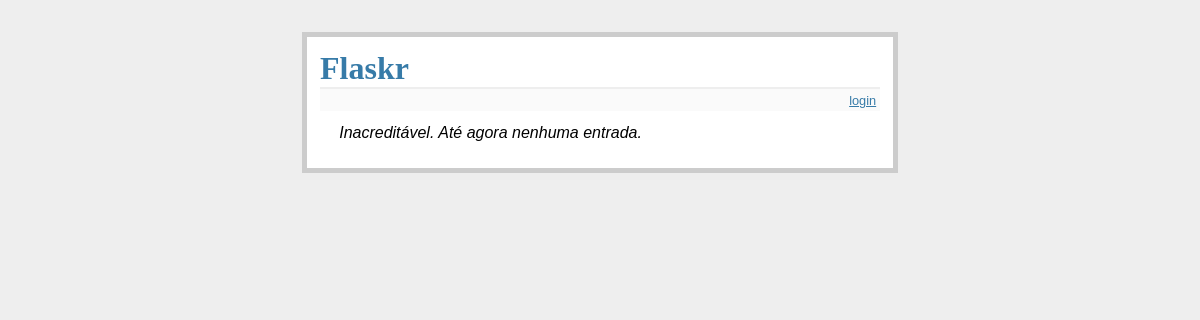
Before: / with the older database file.
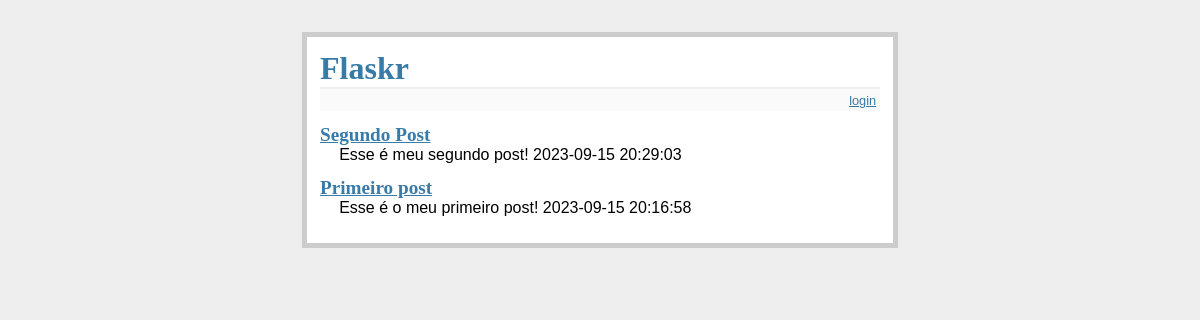
After: the same page with the newer database file.
### tables this page shows
CREATE TABLE posts (
    id  INTEGER PRIMARY KEY autoincrement,
    titulo STRING not null, 
    texto STRING not null,
    data_criacao TIMESTAMP NULL default current_timestamp
);

### app.py (the view)
@app.route('/')
def exibir_entradas():
    sql = "SELECT titulo, texto, data_criacao FROM posts ORDER BY id DESC"
    resultado = g.db.execute(sql)
    entrada = []
    for titulo, texto, data_criacao in resultado.fetchall():
        entrada.append(
            {
                "titulo": titulo,
                "texto":texto,
                "data_criacao":data_criacao
            }
        )
    return render_template('exibir_entradas.html', entradas=entrada) #referenciar posts

### app.py (called while the page is built)
def conectar():
    return sqlite3.connect(DATABASE)

@app.before_request
def before_request():
    g.db = conectar()

@app.teardown_request
def teardown_request(f):
    g.db.close()

### templates/exibir_entradas.html (shortened to what this page needs)
{% extends "layout.html" %}
{% block corpo %}
<ul class="entradas">
    {% for entrada in entradas %}
    <li>
        <a href="{{ url_for('exibir_entradas', id=loop.revindex)}}"><h2>{{ entrada.titulo }}</h2></a>
        {{ entrada.texto|safe|truncate(200)}} {{ entrada.data_criacao | safe | truncate(140) }}
        {% else %}
    <li><em>Inacreditável. Até agora nenhuma entrada.</em>
        {% endfor %}
</ul>
{% endblock %}

### templates/layout.html (shortened to what this page needs)
<!doctype html>
<head>
    <link rel="stylesheet" href=" {{ url_for('static', filename='style.css') }}">
</head>
<body>
    <div class="pagina">
        <h1>Flaskr</h1>
        <div class="metanav">
            {% if not session.logado %}
            <a href="{{ url_for('login') }}">login</a>
            {% else %}
            <a href="{{ url_for('logout') }}">logout</a>
            {% endif %}
        </div>
        {% block corpo %}
        {% endblock %}
    </div>
</body>

### static/style.css (style rules this page uses)
body { font-family: sans-serif; background: #eee; }
a, h1, h2 { color: #377BA8; }
h1, h2 { font-family: 'Georgia', serif; margin: 0; }
h1 { border-bottom: 2px solid #eee; }
h2 { font-size: 1.2em; }
.pagina { margin: 2em auto; width: 35em; border: 5px solid #ccc; padding: 0.8em; background: white; }
.entradas { list-style: none; margin: 0; padding: 0; }
.entradas li { margin: 0.8em 1.2em; }
.entradas li h2 { margin-left: -1em; }
.metanav { text-align: right; font-size: 0.8em; padding: 0.3em; margin-bottom: 1em; background: #fafafa; }

Changed rows visible on the page:
added posts: titulo "Segundo Post", texto "Esse é meu segundo post!", data_criacao "2023-09-15 20:29:03"
added posts: titulo "Primeiro post", texto "Esse é o meu primeiro post!", data_criacao "2023-09-15 20:16:58"
Other visible differences:
text no longer shown: "Inacreditável. Até agora nenhuma entrada."
